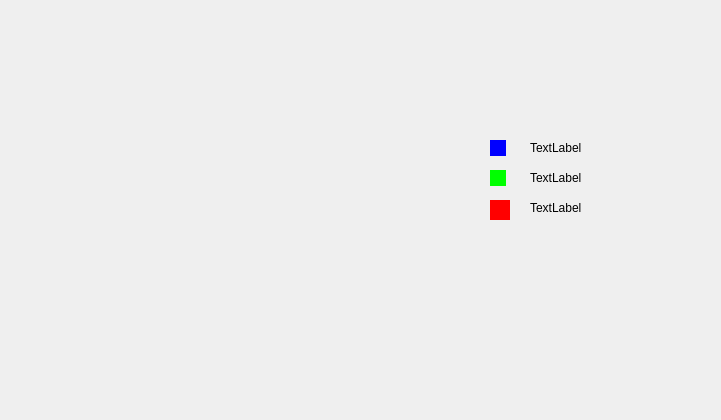
<?xml version="1.0" encoding="UTF-8"?>
<ui version="4.0">
 <class>stat_commande</class>
 <widget class="QDialog" name="stat_commande">
  <property name="geometry">
   <rect>
    <x>0</x>
    <y>0</y>
    <width>721</width>
    <height>420</height>
   </rect>
  </property>
  <property name="windowTitle">
   <string>Dialog</string>
  </property>
  <widget class="QLabel" name="label_4">
   <property name="geometry">
    <rect>
     <x>530</x>
     <y>200</y>
     <width>91</width>
     <height>16</height>
    </rect>
   </property>
   <property name="text">
    <string>TextLabel</string>
   </property>
  </widget>
  <widget class="QLabel" name="label_2">
   <property name="geometry">
    <rect>
     <x>530</x>
     <y>140</y>
     <width>101</width>
     <height>16</height>
    </rect>
   </property>
   <property name="text">
    <string>TextLabel</string>
   </property>
  </widget>
  <widget class="QWidget" name="widget_6" native="true">
   <property name="geometry">
    <rect>
     <x>490</x>
     <y>170</y>
     <width>16</width>
     <height>16</height>
    </rect>
   </property>
   <property name="styleSheet">
    <string notr="true">background-color: rgb(0, 255, 0);</string>
   </property>
  </widget>
  <widget class="QLabel" name="label_3">
   <property name="geometry">
    <rect>
     <x>530</x>
     <y>170</y>
     <width>111</width>
     <height>16</height>
    </rect>
   </property>
   <property name="text">
    <string>TextLabel</string>
   </property>
  </widget>
  <widget class="QWidget" name="widget" native="true">
   <property name="geometry">
    <rect>
     <x>490</x>
     <y>140</y>
     <width>16</width>
     <height>16</height>
    </rect>
   </property>
   <property name="styleSheet">
    <string notr="true">
background-color: rgb(0, 0, 255);</string>
   </property>
   <widget class="QWidget" name="widget_4" native="true">
    <property name="geometry">
     <rect>
      <x>10</x>
      <y>10</y>
      <width>16</width>
      <height>16</height>
     </rect>
    </property>
    <property name="styleSheet">
     <string notr="true">
background-color: rgb(0, 0, 255);</string>
    </property>
   </widget>
  </widget>
  <widget class="QWidget" name="widget_5" native="true">
   <property name="geometry">
    <rect>
     <x>490</x>
     <y>200</y>
     <width>20</width>
     <height>20</height>
    </rect>
   </property>
   <property name="styleSheet">
    <string notr="true">background-color: rgb(255, 0, 0);</string>
   </property>
  </widget>
 </widget>
 <resources/>
 <connections/>
</ui>
